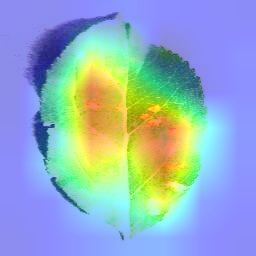
#> input picture models/explanations/AppleCedarRust1__Apple-Cedar_apple_rust_heatmap.png, 256 x 256 px
$ python -i preprocess_dataset.py   (imports and definitions only)
#> lines starting #> are read from the running program, lines starting #| are printed output that depends on the picture; after the words box and inside, x2 and y2 are one past the last pixel; in counts of white or black regions, pixels touching at a corner belong together
import argparse
from pathlib import Path
from typing import Tuple

import cv2
import numpy as np
from PIL import Image


def segment_and_crop(img: np.ndarray) -> Tuple[np.ndarray, np.ndarray]:
    """Return (masked_rgb, cropped_rgb) using HSV mask → dilate → GrabCut with mask.

    - Dilation nới rộng biên để tránh cắt lẹm vào lá
    - GrabCut khởi tạo bằng mask để bám sát mép lá hơn so với rect
    """
    h0, w0 = img.shape[:2]
#> h0 = 256; w0 = 256
    hsv = cv2.cvtColor(img, cv2.COLOR_RGB2HSV)
#> hsv: shape (256, 256, 3); mean H, S, V 91.1, 129.5, 235.7
    lower = np.array([20, 30, 20])
    upper = np.array([100, 255, 255])
    mask0 = cv2.inRange(hsv, lower, upper)
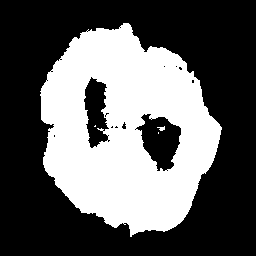
#> mask0: shape (256, 256); 37.7% white; 4 white regions (2 under 20 px), largest, box (x1, y1, x2, y2) and area: (40, 23, 222, 237) 24655, (157, 126, 165, 131) 23
    mask0 = cv2.morphologyEx(mask0, cv2.MORPH_CLOSE, np.ones((7, 7), np.uint8))
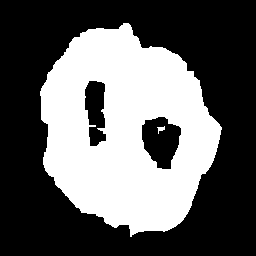
#> mask0: shape (256, 256); 38.3% white; 2 white regions, box (x1, y1, x2, y2) and area: (40, 23, 222, 237) 25060, (157, 126, 165, 134) 31
    mask0 = cv2.morphologyEx(mask0, cv2.MORPH_OPEN, np.ones((5, 5), np.uint8))
#> mask0: shape (256, 256); 38.2% white; 1 white region, box (x1, y1, x2, y2) and area: (40, 23, 221, 234) 25007
    # Nới rộng biên để tránh cắt lẹm
    mask_dil = cv2.dilate(mask0, np.ones((7, 7), np.uint8), iterations=1)
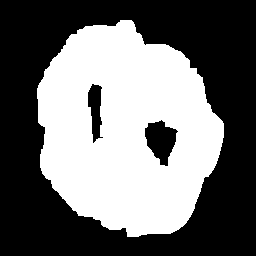
#> mask_dil: shape (256, 256); 43.4% white; 1 white region
    cnts, _ = cv2.findContours(mask_dil, cv2.RETR_EXTERNAL, cv2.CHAIN_APPROX_SIMPLE)
#> cnts = 1 contour; box (x1, y1, x2, y2) and area: (37, 20, 224, 237) 29632
    if not cnts:
        return img, img
    c = max(cnts, key=cv2.contourArea)
#> c = contour of 260 points, box (x1, y1, x2, y2) (37, 20, 224, 237), area 29632
    x, y, w, h = cv2.boundingRect(c)
#> x = 37; y = 20; w = 187; h = 217
    pad = int(0.06 * max(w, h))
#> pad = 13
    x0, y0 = max(0, x - pad), max(0, y - pad)
#> x0 = 24; y0 = 7
    x1, y1 = min(w0, x + w + pad), min(h0, y + h + pad)
#> x1 = 237; y1 = 250
    roi = img[y0:y1, x0:x1].copy()
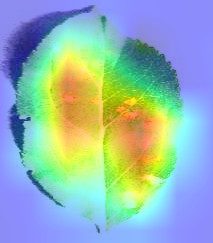
#> roi: shape (243, 213, 3); mean R, G, B 148.2, 181, 179.7

    # GrabCut with init mask (probable FG from dilated HSV mask)
    init_mask = np.full(roi.shape[:2], cv2.GC_PR_BGD, np.uint8)
    msub = mask_dil[y0:y1, x0:x1]
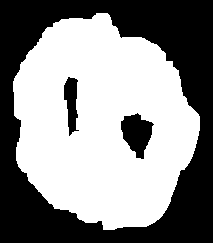
#> msub: shape (243, 213); 55% white; 3 black regions, box (x1, y1, x2, y2) and area: (0, 0, 213, 243) 21813, (121, 113, 154, 159) 930, (64, 77, 79, 136) 553
    init_mask[msub > 0] = cv2.GC_PR_FGD
    bgdModel = np.zeros((1, 65), np.float64)
    fgdModel = np.zeros((1, 65), np.float64)
    try:
        cv2.grabCut(roi, init_mask, None, bgdModel, fgdModel, 3, cv2.GC_INIT_WITH_MASK)
        fg = np.where((init_mask == cv2.GC_FGD) | (init_mask == cv2.GC_PR_FGD), 1, 0).astype("uint8")
    except Exception:
        fg = (cv2.cvtColor(roi, cv2.COLOR_RGB2HSV)[:, :, 1] > 40).astype("uint8")
    masked = (roi * fg[..., None]).astype(np.uint8)
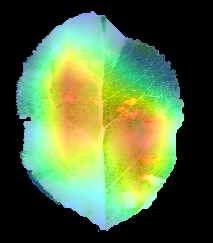
#> masked: shape (243, 213, 3); mean R, G, B 84.5, 107.7, 63
    return masked, roi


# [94 lines left out: functions pad_to_square, add_edge_overlay, white_balance_grayworld, apply_clahe_v, deglare_specular, process_split and 1 more, not called in this run]


# [2 lines not run here, left out]

>>> import cv2
>>> picture = cv2.cvtColor(cv2.imread('../models/explanations/AppleCedarRust1__Apple-Cedar_apple_rust_heatmap.png'), cv2.COLOR_BGR2RGB)
>>> result = segment_and_crop(picture)

$ run again, on models/explanations/AppleCedarRust3__Apple-Cedar_apple_rust_heatmap.png
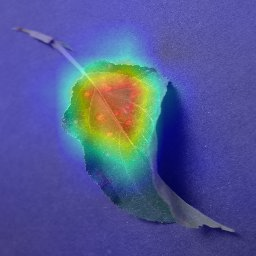
#> input picture models/explanations/AppleCedarRust3__Apple-Cedar_apple_rust_heatmap.png, 256 x 256 px
#> hsv: shape (256, 256, 3); mean H, S, V 109.3, 143.5, 159.5
#> in segment_and_crop, `mask0 = cv2.inRange(hsv, lower, upper)`:
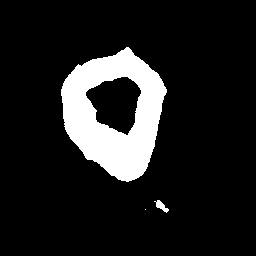
#> mask0: shape (256, 256); 12.1% white; 3 white regions (1 under 20 px), largest, box (x1, y1, x2, y2) and area: (61, 47, 167, 182) 7844, (154, 200, 169, 213) 82
#> mask_dil: shape (256, 256); 15.4% white; 2 white regions
#> cnts = 2 contours; box (x1, y1, x2, y2) and area: (58, 45, 169, 184) 11218, (153, 198, 166, 211) 142
#> c = contour of 160 points, box (x1, y1, x2, y2) (58, 45, 169, 184), area 11218
#> x = 58; y = 45; w = 111; h = 139
#> pad = 8
#> x0 = 50; y0 = 37
#> x1 = 177; y1 = 192
#> msub: shape (155, 127); 50.5% white; 2 black regions, box (x1, y1, x2, y2) and area: (0, 0, 127, 155) 8287, (40, 43, 87, 93) 1462
#> in segment_and_crop, `masked = (roi * fg[..., None]).astype(np.uint8)`:
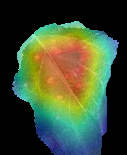
#> masked: shape (155, 127, 3); mean R, G, B 63.1, 78.8, 50.6

$ run again, on models/explanations/AppleCedarRust4__Apple-Cedar_apple_rust_heatmap.png
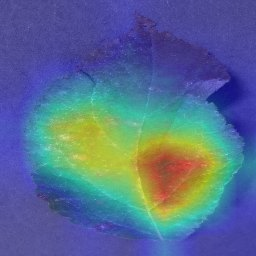
#> input picture models/explanations/AppleCedarRust4__Apple-Cedar_apple_rust_heatmap.png, 256 x 256 px
#> hsv: shape (256, 256, 3); mean H, S, V 98.1, 148.2, 166.1
#> in segment_and_crop, `mask0 = cv2.inRange(hsv, lower, upper)`:
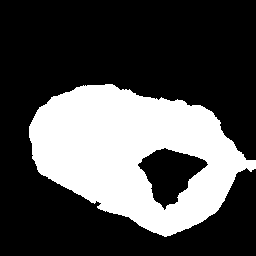
#> mask0: shape (256, 256); 31% white; 1 white region, box (x1, y1, x2, y2) and area: (29, 84, 256, 237) 20287
#> mask_dil: shape (256, 256); 35.6% white; 1 white region
#> cnts = 1 contour; box (x1, y1, x2, y2) and area: (26, 81, 256, 239) 24590
#> c = contour of 299 points, box (x1, y1, x2, y2) (26, 81, 256, 239), area 24590
#> x = 26; y = 81; w = 230; h = 158
#> pad = 13
#> y0 = 68
#> x1 = 256; y1 = 252
#> msub: shape (184, 243); 52.2% white; 2 black regions, box (x1, y1, x2, y2) and area: (0, 0, 243, 184) 19836, (131, 84, 189, 134) 1555
#> in segment_and_crop, `masked = (roi * fg[..., None]).astype(np.uint8)`:
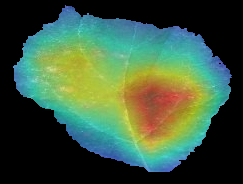
#> masked: shape (184, 243, 3); mean R, G, B 60.6, 88.7, 63.5
